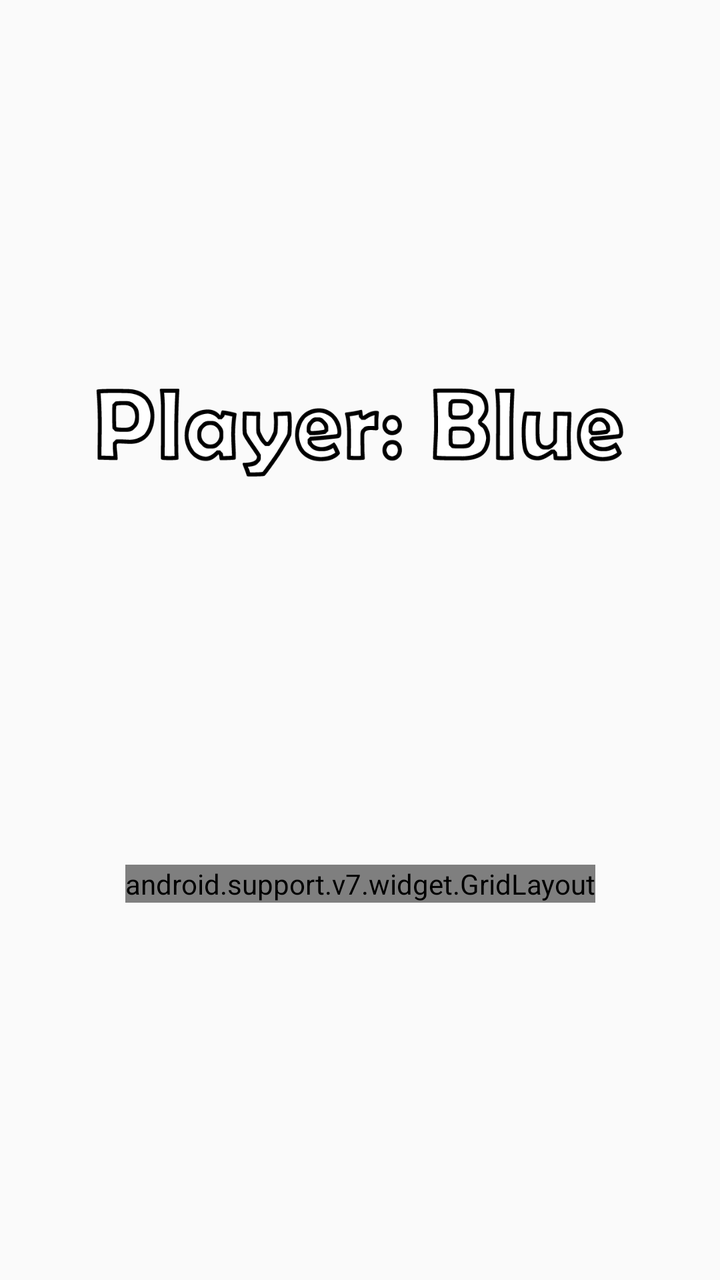
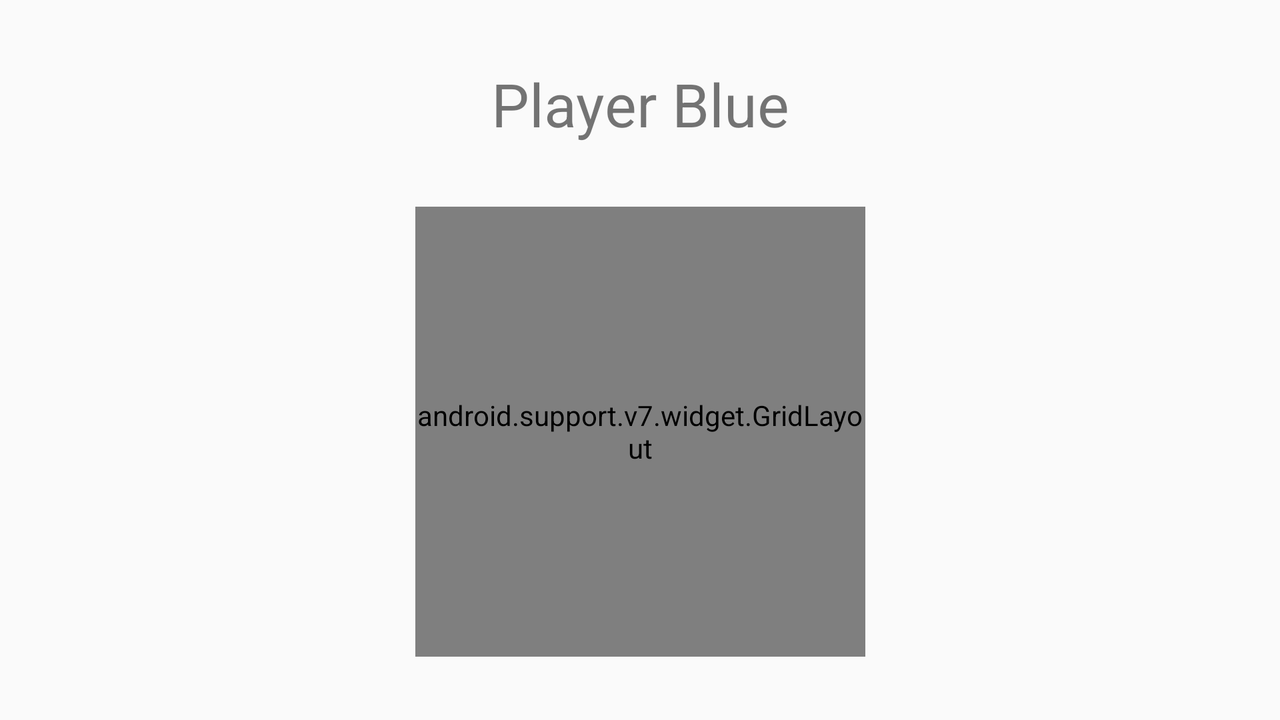

Two renders of one Android screen. The first uses the default layout on a phone; the second uses the alternative layout the repository ships for a different screen configuration, on a matching device. The two XML files are below.
<!-- AndroidManifest.xml: application theme AppTheme -->
<!-- res/layout/activity_play.xml -->
<?xml version="1.0" encoding="utf-8"?>
<android.support.constraint.ConstraintLayout xmlns:android="http://schemas.android.com/apk/res/android"
    android:id="@+id/activity_play"
    xmlns:app="http://schemas.android.com/apk/res-auto"
    xmlns:tools="http://schemas.android.com/tools"
    android:layout_width="match_parent"
    android:background="@color/colorBackgroundAlter"
    android:layout_height="match_parent"
    tools:context=".activity.PlayActivity">

    <TextView
        android:id="@+id/whoseTurn"
        android:layout_marginStart="8dp"
        android:layout_marginEnd="8dp"
        android:gravity="center"
        android:text=""
        android:textSize="30sp"
        android:background="@drawable/playerblue"
        android:layout_width="270dp"
        android:layout_height="55dp"
        android:layout_marginTop="8dp"
        app:layout_constraintBottom_toTopOf="@+id/gridLayout"
        app:layout_constraintEnd_toEndOf="parent"
        app:layout_constraintStart_toStartOf="parent"
        app:layout_constraintTop_toTopOf="parent" />

    <android.support.v7.widget.GridLayout
        android:id="@+id/gridLayout"
        android:layout_width="wrap_content"
        android:layout_height="wrap_content"
        android:layout_marginStart="8dp"
        android:layout_marginTop="8dp"
        android:layout_marginEnd="8dp"
        android:layout_marginBottom="8dp"
        app:columnCount="8"
        app:layout_constraintBottom_toBottomOf="parent"
        app:layout_constraintEnd_toEndOf="parent"
        app:layout_constraintStart_toStartOf="parent"
        app:layout_constraintTop_toBottomOf="@+id/whoseTurn"
        app:rowCount="8">

        <Button
            android:id="@+id/button11"
            android:layout_width="40dp"
            android:layout_height="40dp"
            android:onClick="butClick"
            app:layout_column="0"
            app:layout_columnWeight="1"
            app:layout_gravity="fill"
            app:layout_row="0"
            app:layout_rowWeight="1" />

        <Button
            android:id="@+id/button12"
            android:layout_width="40dp"
            android:layout_height="40dp"
            android:onClick="butClick"
            app:layout_column="1"
            app:layout_columnWeight="1"
            app:layout_gravity="fill"
            app:layout_row="0"
            app:layout_rowWeight="1" />

        <Button
            android:id="@+id/button13"
            android:layout_width="40dp"
            android:layout_height="40dp"
            android:onClick="butClick"
            app:layout_column="2"
            app:layout_columnWeight="1"
            app:layout_gravity="fill"
            app:layout_row="0"
            app:layout_rowWeight="1" />

        <Button
            android:id="@+id/button14"
            android:layout_width="40dp"
            android:layout_height="40dp"
            android:onClick="butClick"
            app:layout_column="3"
            app:layout_row="0" />

        <Button
            android:id="@+id/button15"
            android:layout_width="40dp"
            android:layout_height="40dp"
            android:onClick="butClick"
            app:layout_column="4"
            app:layout_row="0" />

        <Button
            android:id="@+id/button16"
            android:layout_width="40dp"
            android:layout_height="40dp"
            android:onClick="butClick"
            app:layout_column="5"
            app:layout_row="0" />

        <Button
            android:id="@+id/button17"
            android:layout_width="40dp"
            android:layout_height="40dp"
            android:onClick="butClick"
            app:layout_column="6"
            app:layout_row="0" />

        <Button
            android:id="@+id/button18"
            android:layout_width="40dp"
            android:layout_height="40dp"
            android:onClick="butClick"
            app:layout_column="7"
            app:layout_row="0" />

        <Button
            android:id="@+id/button21"
            android:layout_width="40dp"
            android:layout_height="40dp"
            android:onClick="butClick"
            app:layout_column="0"
            app:layout_row="1" />

        <Button
            android:id="@+id/button22"
            android:layout_width="40dp"
            android:layout_height="40dp"
            android:onClick="butClick"
            app:layout_column="1"
            app:layout_row="1" />

        <Button
            android:id="@+id/button23"
            android:layout_width="40dp"
            android:layout_height="40dp"
            android:onClick="butClick"
            app:layout_column="2"
            app:layout_row="1" />

        <Button
            android:id="@+id/button24"
            android:layout_width="40dp"
            android:layout_height="40dp"
            android:onClick="butClick"
            app:layout_column="3"
            app:layout_row="1" />

        <Button
            android:id="@+id/button25"
            android:layout_width="40dp"
            android:layout_height="40dp"
            android:onClick="butClick"
            app:layout_column="4"
            app:layout_row="1" />

        <Button
            android:id="@+id/button26"
            android:layout_width="40dp"
            android:layout_height="40dp"
            android:onClick="butClick"
            app:layout_column="5"
            app:layout_row="1" />

        <Button
            android:id="@+id/button27"
            android:layout_width="40dp"
            android:layout_height="40dp"
            android:onClick="butClick"
            app:layout_column="6"
            app:layout_row="1" />

        <Button
            android:id="@+id/button28"
            android:layout_width="40dp"
            android:layout_height="40dp"
            android:onClick="butClick"
            app:layout_column="7"
            app:layout_row="1" />


        <Button
            android:id="@+id/button31"
            android:layout_width="40dp"
            android:layout_height="40dp"
            android:onClick="butClick"
            app:layout_column="0"
            app:layout_row="2" />

        <Button
            android:id="@+id/button32"
            android:layout_width="40dp"
            android:layout_height="40dp"
            android:onClick="butClick"
            app:layout_column="1"
            app:layout_row="2" />

        <Button
            android:id="@+id/button33"
            android:layout_width="40dp"
            android:layout_height="40dp"
            android:onClick="butClick"
            app:layout_column="2"
            app:layout_row="2" />

        <Button
            android:id="@+id/button34"
            android:layout_width="40dp"
            android:layout_height="40dp"
            android:onClick="butClick"
            app:layout_column="3"
            app:layout_row="2" />

        <Button
            android:id="@+id/button35"
            android:layout_width="40dp"
            android:layout_height="40dp"
            android:onClick="butClick"
            app:layout_column="4"
            app:layout_row="2" />

        <Button
            android:id="@+id/button36"
            android:layout_width="40dp"
            android:layout_height="40dp"
            android:onClick="butClick"
            app:layout_column="5"
            app:layout_row="2" />

        <Button
            android:id="@+id/button37"
            android:layout_width="40dp"
            android:layout_height="40dp"
            android:onClick="butClick"
            app:layout_column="6"
            app:layout_row="2" />

        <Button
            android:id="@+id/button38"
            android:layout_width="40dp"
            android:layout_height="40dp"
            android:onClick="butClick"
            app:layout_column="7"
            app:layout_row="2" />

        <Button
            android:id="@+id/button41"
            android:layout_width="40dp"
            android:layout_height="40dp"
            android:onClick="butClick"
            app:layout_column="0"
            app:layout_row="3" />

        <Button
            android:id="@+id/button42"
            android:layout_width="40dp"
            android:layout_height="40dp"
            android:onClick="butClick"
            app:layout_column="1"
            app:layout_row="3" />

        <Button
            android:id="@+id/button43"
            android:layout_width="40dp"
            android:layout_height="40dp"
            android:onClick="butClick"
            app:layout_column="2"
            app:layout_row="3" />

        <Button
            android:id="@+id/button44"
            android:layout_width="40dp"
            android:layout_height="40dp"
            android:onClick="butClick"
            app:layout_column="3"
            app:layout_row="3" />

        <Button
            android:id="@+id/button45"
            android:layout_width="40dp"
            android:layout_height="40dp"
            android:onClick="butClick"
            app:layout_column="4"
            app:layout_row="3" />

        <Button
            android:id="@+id/button46"
            android:layout_width="40dp"
            android:layout_height="40dp"
            android:onClick="butClick"
            app:layout_column="5"
            app:layout_row="3" />

        <Button
            android:id="@+id/button47"
            android:layout_width="40dp"
            android:layout_height="40dp"
            android:onClick="butClick"
            app:layout_column="6"
            app:layout_row="3" />

        <Button
            android:id="@+id/button48"
            android:layout_width="40dp"
            android:layout_height="40dp"
            android:onClick="butClick"
            app:layout_column="7"
            app:layout_row="3" />

        <Button
            android:id="@+id/button51"
            android:layout_width="40dp"
            android:layout_height="40dp"
            android:onClick="butClick"
            app:layout_column="0"
            app:layout_row="4" />

        <Button
            android:id="@+id/button52"
            android:layout_width="40dp"
            android:layout_height="40dp"
            android:onClick="butClick"
            app:layout_column="1"
            app:layout_row="4" />

        <Button
            android:id="@+id/button53"
            android:layout_width="40dp"
            android:layout_height="40dp"
            android:onClick="butClick"
            app:layout_column="2"
            app:layout_row="4" />

        <Button
            android:id="@+id/button54"
            android:layout_width="40dp"
            android:layout_height="40dp"
            android:onClick="butClick"
            app:layout_column="3"
            app:layout_row="4" />

        <Button
            android:id="@+id/button55"
            android:layout_width="40dp"
            android:layout_height="40dp"
            android:onClick="butClick"
            app:layout_column="4"
            app:layout_row="4" />

        <Button
            android:id="@+id/button56"
            android:layout_width="40dp"
            android:layout_height="40dp"
            android:onClick="butClick"
            app:layout_column="5"
            app:layout_row="4" />

        <Button
            android:id="@+id/button57"
            android:layout_width="40dp"
            android:layout_height="40dp"
            android:onClick="butClick"
            app:layout_column="6"
            app:layout_row="4" />

        <Button
            android:id="@+id/button58"
            android:layout_width="40dp"
            android:layout_height="40dp"
            android:onClick="butClick"
            app:layout_column="7"
            app:layout_row="4" />

        <Button
            android:id="@+id/button61"
            android:layout_width="40dp"
            android:layout_height="40dp"
            android:onClick="butClick"
            app:layout_column="0"
            app:layout_row="5" />

        <Button
            android:id="@+id/button62"
            android:layout_width="40dp"
            android:layout_height="40dp"
            android:onClick="butClick"
            app:layout_column="1"
            app:layout_row="5" />

        <Button
            android:id="@+id/button63"
            android:layout_width="40dp"
            android:layout_height="40dp"
            android:onClick="butClick"
            app:layout_column="2"
            app:layout_row="5" />

        <Button
            android:id="@+id/button64"
            android:layout_width="40dp"
            android:layout_height="40dp"
            android:onClick="butClick"
            app:layout_column="3"
            app:layout_row="5" />

        <Button
            android:id="@+id/button65"
            android:layout_width="40dp"
            android:layout_height="40dp"
            android:onClick="butClick"
            app:layout_column="4"
            app:layout_row="5" />

        <Button
            android:id="@+id/button66"
            android:layout_width="40dp"
            android:layout_height="40dp"
            android:onClick="butClick"
            app:layout_column="5"
            app:layout_row="5" />

        <Button
            android:id="@+id/button67"
            android:layout_width="40dp"
            android:layout_height="40dp"
            android:onClick="butClick"
            app:layout_column="6"
            app:layout_row="5" />

        <Button
            android:id="@+id/button68"
            android:layout_width="40dp"
            android:layout_height="40dp"
            android:onClick="butClick"
            app:layout_column="7"
            app:layout_row="5" />

        <Button
            android:id="@+id/button71"
            android:layout_width="40dp"
            android:layout_height="40dp"
            android:onClick="butClick"
            app:layout_column="0"
            app:layout_row="6" />

        <Button
            android:id="@+id/button72"
            android:layout_width="40dp"
            android:layout_height="40dp"
            android:onClick="butClick"
            app:layout_column="1"
            app:layout_row="6" />

        <Button
            android:id="@+id/button73"
            android:layout_width="40dp"
            android:layout_height="40dp"
            android:onClick="butClick"
            app:layout_column="2"
            app:layout_row="6" />

        <Button
            android:id="@+id/button74"
            android:layout_width="40dp"
            android:layout_height="40dp"
            android:onClick="butClick"
            app:layout_column="3"
            app:layout_row="6" />

        <Button
            android:id="@+id/button75"
            android:layout_width="40dp"
            android:layout_height="40dp"
            android:onClick="butClick"
            app:layout_column="4"
            app:layout_row="6" />

        <Button
            android:id="@+id/button76"
            android:layout_width="40dp"
            android:layout_height="40dp"
            android:onClick="butClick"
            app:layout_column="5"
            app:layout_row="6" />

        <Button
            android:id="@+id/button77"
            android:layout_width="40dp"
            android:layout_height="40dp"
            android:onClick="butClick"
            app:layout_column="6"
            app:layout_row="6" />

        <Button
            android:id="@+id/button78"
            android:layout_width="40dp"
            android:layout_height="40dp"
            android:onClick="butClick"
            app:layout_column="7"
            app:layout_row="6" />

        <Button
            android:id="@+id/button81"
            android:layout_width="40dp"
            android:layout_height="40dp"
            android:onClick="butClick"
            app:layout_column="0"
            app:layout_row="7" />

        <Button
            android:id="@+id/button82"
            android:layout_width="40dp"
            android:layout_height="40dp"
            android:onClick="butClick"
            app:layout_column="1"
            app:layout_row="7" />

        <Button
            android:id="@+id/button83"
            android:layout_width="40dp"
            android:layout_height="40dp"
            android:onClick="butClick"
            app:layout_column="2"
            app:layout_row="7" />

        <Button
            android:id="@+id/button84"
            android:layout_width="40dp"
            android:layout_height="40dp"
            android:onClick="butClick"
            app:layout_column="3"
            app:layout_row="7" />

        <Button
            android:id="@+id/button85"
            android:layout_width="40dp"
            android:layout_height="40dp"
            android:onClick="butClick"
            app:layout_column="4"
            app:layout_row="7" />

        <Button
            android:id="@+id/button86"
            android:layout_width="40dp"
            android:layout_height="40dp"
            android:onClick="butClick"
            app:layout_column="5"
            app:layout_row="7" />

        <Button
            android:id="@+id/button87"
            android:layout_width="40dp"
            android:layout_height="40dp"
            android:onClick="butClick"
            app:layout_column="6"
            app:layout_row="7" />

        <Button
            android:id="@+id/button88"
            android:layout_width="40dp"
            android:layout_height="40dp"
            android:onClick="butClick"
            app:layout_column="7"
            app:layout_row="7" />

    </android.support.v7.widget.GridLayout>

</android.support.constraint.ConstraintLayout>
<!-- resources referenced by this layout -->
<resources>
  <!-- drawable playerblue: png bitmap (drawable, 21384 bytes) -->
  <style name="AppTheme" parent="Theme.AppCompat.Light.NoActionBar">
          
          <item name="colorPrimary">@color/colorPrimary</item>
          <item name="colorPrimaryDark">@color/colorPrimaryDark</item>
          <item name="colorAccent">@color/colorAccent</item>
          <item name="android:screenOrientation">portrait</item>
      </style>
</resources>
<!-- res/layout-land/activity_play.xml (the repository's variant of the layout above) -->
<!-- drawn on the phone turned sideways -->
<?xml version="1.0" encoding="utf-8"?>
<android.support.constraint.ConstraintLayout xmlns:android="http://schemas.android.com/apk/res/android"
    android:id="@+id/activity_play"
    xmlns:app="http://schemas.android.com/apk/res-auto"
    xmlns:tools="http://schemas.android.com/tools"
    android:layout_width="match_parent"
    android:layout_height="match_parent"
    tools:context=".PlayActivity">

    <TextView
        android:id="@+id/whoseTurn"
        android:layout_width="wrap_content"
        android:layout_height="wrap_content"
        android:layout_marginStart="8dp"
        android:layout_marginTop="8dp"
        android:layout_marginEnd="8dp"
        android:gravity="center"
        android:text="@string/player"
        android:textSize="30sp"
        app:layout_constraintBottom_toTopOf="@+id/gridLayout"
        app:layout_constraintEnd_toEndOf="parent"
        app:layout_constraintStart_toStartOf="parent"
        app:layout_constraintTop_toTopOf="parent" />

    <android.support.v7.widget.GridLayout
        android:id="@+id/gridLayout"
        android:layout_width="225dp"
        android:layout_height="225dp"
        android:layout_marginStart="8dp"
        android:layout_marginTop="8dp"
        android:layout_marginEnd="8dp"
        android:layout_marginBottom="8dp"
        app:columnCount="5"
        app:layout_constraintBottom_toBottomOf="parent"
        app:layout_constraintEnd_toEndOf="parent"
        app:layout_constraintStart_toStartOf="parent"
        app:layout_constraintTop_toBottomOf="@+id/whoseTurn"
        app:rowCount="5">

        <Button
            android:id="@+id/button11"
            android:layout_width="45dp"
            android:layout_height="45dp"
            android:onClick="butClick"
            app:layout_column="0"
            app:layout_columnWeight="1"
            app:layout_gravity="fill"
            app:layout_row="0"
            app:layout_rowWeight="1" />

        <Button
            android:id="@+id/button12"
            android:layout_width="45dp"
            android:layout_height="45dp"
            android:onClick="butClick"
            app:layout_column="1"
            app:layout_columnWeight="1"
            app:layout_gravity="fill"
            app:layout_row="0"
            app:layout_rowWeight="1" />

        <Button
            android:id="@+id/button13"
            android:layout_width="45dp"
            android:layout_height="45dp"
            android:onClick="butClick"
            app:layout_column="2"
            app:layout_columnWeight="1"
            app:layout_gravity="fill"
            app:layout_row="0"
            app:layout_rowWeight="1" />

        <Button
            android:id="@+id/button14"
            android:layout_width="45dp"
            android:layout_height="45dp"
            android:onClick="butClick"
            app:layout_column="3"
            app:layout_row="0" />

        <Button
            android:id="@+id/button15"
            android:layout_width="45dp"
            android:layout_height="45dp"
            android:onClick="butClick"
            app:layout_column="4"
            app:layout_row="0" />

        <Button
            android:id="@+id/button21"
            android:layout_width="45dp"
            android:layout_height="45dp"
            android:onClick="butClick"
            app:layout_column="0"
            app:layout_row="1" />

        <Button
            android:id="@+id/button22"
            android:layout_width="45dp"
            android:layout_height="45dp"
            android:onClick="butClick"
            app:layout_column="1"
            app:layout_row="1" />

        <Button
            android:id="@+id/button23"
            android:layout_width="45dp"
            android:layout_height="45dp"
            android:onClick="butClick"
            app:layout_column="2"
            app:layout_row="1" />

        <Button
            android:id="@+id/button24"
            android:layout_width="45dp"
            android:layout_height="45dp"
            android:onClick="butClick"
            app:layout_column="3"
            app:layout_row="1" />

        <Button
            android:id="@+id/button25"
            android:layout_width="45dp"
            android:layout_height="45dp"
            android:onClick="butClick"
            app:layout_column="4"
            app:layout_row="1" />

        <Button
            android:id="@+id/button31"
            android:layout_width="45dp"
            android:layout_height="45dp"
            android:onClick="butClick"
            app:layout_column="0"
            app:layout_row="2" />

        <Button
            android:id="@+id/button32"
            android:layout_width="45dp"
            android:layout_height="45dp"
            android:onClick="butClick"
            app:layout_column="1"
            app:layout_row="2" />

        <Button
            android:id="@+id/button33"
            android:layout_width="45dp"
            android:layout_height="45dp"
            android:onClick="butClick"
            app:layout_column="2"
            app:layout_row="2" />

        <Button
            android:id="@+id/button34"
            android:layout_width="45dp"
            android:layout_height="45dp"
            android:onClick="butClick"
            app:layout_column="3"
            app:layout_row="2" />

        <Button
            android:id="@+id/button35"
            android:layout_width="45dp"
            android:layout_height="45dp"
            android:onClick="butClick"
            app:layout_column="4"
            app:layout_row="2" />

        <Button
            android:id="@+id/button41"
            android:layout_width="45dp"
            android:layout_height="45dp"
            android:onClick="butClick"
            app:layout_column="0"
            app:layout_row="3" />

        <Button
            android:id="@+id/button42"
            android:layout_width="45dp"
            android:layout_height="45dp"
            android:onClick="butClick"
            app:layout_column="1"
            app:layout_row="3" />

        <Button
            android:id="@+id/button43"
            android:layout_width="45dp"
            android:layout_height="45dp"
            android:onClick="butClick"
            app:layout_column="2"
            app:layout_row="3" />

        <Button
            android:id="@+id/button44"
            android:layout_width="45dp"
            android:layout_height="45dp"
            android:onClick="butClick"
            app:layout_column="3"
            app:layout_row="3" />

        <Button
            android:id="@+id/button45"
            android:layout_width="45dp"
            android:layout_height="45dp"
            android:onClick="butClick"
            app:layout_column="4"
            app:layout_row="3" />

        <Button
            android:id="@+id/button51"
            android:layout_width="45dp"
            android:layout_height="45dp"
            android:onClick="butClick"
            app:layout_column="0"
            app:layout_row="4" />

        <Button
            android:id="@+id/button52"
            android:layout_width="45dp"
            android:layout_height="45dp"
            android:onClick="butClick"
            app:layout_column="1"
            app:layout_row="4" />

        <Button
            android:id="@+id/button53"
            android:layout_width="45dp"
            android:layout_height="45dp"
            android:onClick="butClick"
            app:layout_column="2"
            app:layout_row="4" />

        <Button
            android:id="@+id/button54"
            android:layout_width="45dp"
            android:layout_height="45dp"
            android:onClick="butClick"
            app:layout_column="3"
            app:layout_row="4" />

        <Button
            android:id="@+id/button55"
            android:layout_width="45dp"
            android:layout_height="45dp"
            android:onClick="butClick"
            app:layout_column="4"
            app:layout_row="4" />

    </android.support.v7.widget.GridLayout>

</android.support.constraint.ConstraintLayout>
<!-- resources referenced by the variant -->
<!-- as the phone turned sideways resolves them -->
<resources>
  <string name="player">Player Blue</string>
  <style name="AppTheme" parent="Theme.AppCompat.Light.NoActionBar">
          
          <item name="colorPrimary">@color/colorPrimary</item>
          <item name="colorPrimaryDark">@color/colorPrimaryDark</item>
          <item name="colorAccent">@color/colorAccent</item>
          <item name="android:screenOrientation">portrait</item>
      </style>
</resources>
